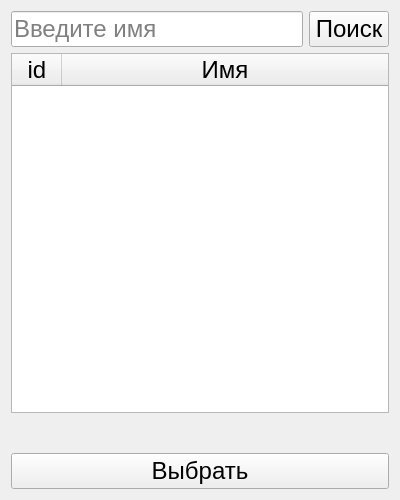
<?xml version="1.0" encoding="UTF-8"?>
<ui version="4.0">
 <class>Form_open</class>
 <widget class="QWidget" name="Form_open">
  <property name="geometry">
   <rect>
    <x>0</x>
    <y>0</y>
    <width>400</width>
    <height>500</height>
   </rect>
  </property>
  <property name="minimumSize">
   <size>
    <width>400</width>
    <height>500</height>
   </size>
  </property>
  <property name="maximumSize">
   <size>
    <width>400</width>
    <height>500</height>
   </size>
  </property>
  <property name="windowTitle">
   <string>Open</string>
  </property>
  <property name="windowIcon">
   <iconset>
    <normaloff>img/open.svg</normaloff>img/open.svg</iconset>
  </property>
  <property name="styleSheet">
   <string notr="true">font-weight: 400; font-size: 24px; line-height: 24px; color: #000000;</string>
  </property>
  <layout class="QVBoxLayout" name="verticalLayout_2">
   <item>
    <layout class="QHBoxLayout" name="horizontalLayout">
     <item>
      <widget class="QLineEdit" name="lineEdit_search">
       <property name="focusPolicy">
        <enum>Qt::ClickFocus</enum>
       </property>
       <property name="styleSheet">
        <string notr="true">color: #808080;</string>
       </property>
       <property name="text">
        <string>Введите имя</string>
       </property>
      </widget>
     </item>
     <item>
      <widget class="QPushButton" name="btn_search">
       <property name="text">
        <string>Поиск</string>
       </property>
      </widget>
     </item>
    </layout>
   </item>
   <item>
    <widget class="QTableWidget" name="tableWidget">
     <property name="layoutDirection">
      <enum>Qt::LeftToRight</enum>
     </property>
     <property name="styleSheet">
      <string notr="true"/>
     </property>
     <property name="columnCount">
      <number>2</number>
     </property>
     <attribute name="horizontalHeaderVisible">
      <bool>true</bool>
     </attribute>
     <attribute name="horizontalHeaderCascadingSectionResizes">
      <bool>false</bool>
     </attribute>
     <attribute name="horizontalHeaderMinimumSectionSize">
      <number>40</number>
     </attribute>
     <attribute name="horizontalHeaderDefaultSectionSize">
      <number>50</number>
     </attribute>
     <attribute name="horizontalHeaderStretchLastSection">
      <bool>true</bool>
     </attribute>
     <column>
      <property name="text">
       <string>id</string>
      </property>
     </column>
     <column>
      <property name="text">
       <string>Имя</string>
      </property>
     </column>
    </widget>
   </item>
   <item>
    <widget class="QLabel" name="lbl_error">
     <property name="text">
      <string/>
     </property>
     <property name="alignment">
      <set>Qt::AlignCenter</set>
     </property>
    </widget>
   </item>
   <item>
    <widget class="QPushButton" name="btn_choose">
     <property name="text">
      <string>Выбрать</string>
     </property>
    </widget>
   </item>
  </layout>
 </widget>
 <resources/>
 <connections/>
</ui>
